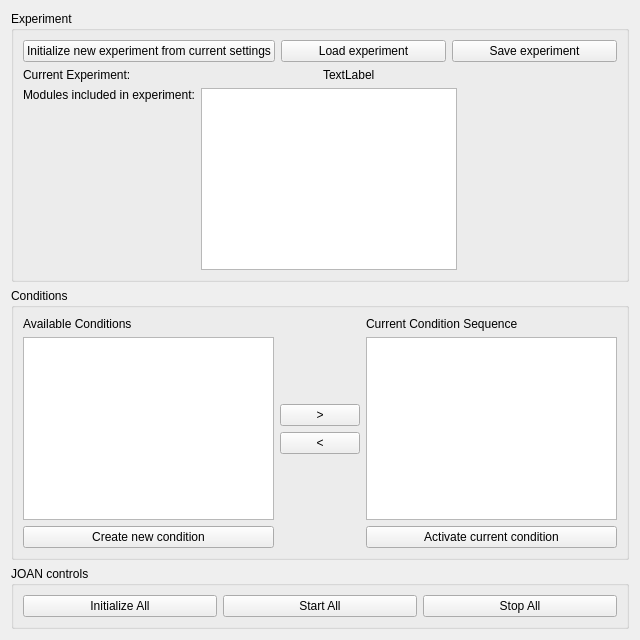
<?xml version="1.0" encoding="UTF-8"?>
<ui version="4.0">
 <class>ExperimentManagerWidget</class>
 <widget class="QWidget" name="ExperimentManagerWidget">
  <property name="geometry">
   <rect>
    <x>0</x>
    <y>0</y>
    <width>640</width>
    <height>640</height>
   </rect>
  </property>
  <property name="windowTitle">
   <string>ExperimentManagerWidget</string>
  </property>
  <layout class="QVBoxLayout" name="verticalLayout_2">
   <item>
    <widget class="QGroupBox" name="groupBox">
     <property name="title">
      <string>Experiment</string>
     </property>
     <layout class="QVBoxLayout" name="verticalLayout_3">
      <item>
       <layout class="QHBoxLayout" name="horizontalLayout_2">
        <item>
         <widget class="QPushButton" name="initializeExperimentPushButton">
          <property name="text">
           <string>Initialize new experiment from current settings</string>
          </property>
         </widget>
        </item>
        <item>
         <widget class="QPushButton" name="loadExperimentPushButton">
          <property name="text">
           <string>Load experiment</string>
          </property>
         </widget>
        </item>
        <item>
         <widget class="QPushButton" name="saveExperimentPushButton">
          <property name="text">
           <string>Save experiment</string>
          </property>
         </widget>
        </item>
       </layout>
      </item>
      <item>
       <layout class="QHBoxLayout" name="horizontalLayout_3">
        <item>
         <widget class="QLabel" name="label">
          <property name="text">
           <string>Current Experiment:</string>
          </property>
         </widget>
        </item>
        <item>
         <widget class="QLabel" name="experimentNameLabel">
          <property name="text">
           <string>TextLabel</string>
          </property>
         </widget>
        </item>
       </layout>
      </item>
      <item>
       <layout class="QHBoxLayout" name="horizontalLayout_4">
        <item>
         <widget class="QLabel" name="label_5">
          <property name="text">
           <string>Modules included in experiment:</string>
          </property>
          <property name="alignment">
           <set>Qt::AlignLeading|Qt::AlignLeft|Qt::AlignTop</set>
          </property>
         </widget>
        </item>
        <item>
         <widget class="QListWidget" name="modulesIncludedListWidget">
          <property name="sizePolicy">
           <sizepolicy hsizetype="Expanding" vsizetype="Preferred">
            <horstretch>0</horstretch>
            <verstretch>0</verstretch>
           </sizepolicy>
          </property>
          <property name="minimumSize">
           <size>
            <width>0</width>
            <height>100</height>
           </size>
          </property>
         </widget>
        </item>
        <item>
         <spacer name="horizontalSpacer">
          <property name="orientation">
           <enum>Qt::Horizontal</enum>
          </property>
          <property name="sizeHint" stdset="0">
           <size>
            <width>40</width>
            <height>20</height>
           </size>
          </property>
         </spacer>
        </item>
       </layout>
      </item>
     </layout>
    </widget>
   </item>
   <item>
    <widget class="QGroupBox" name="horizontalGroupBox">
     <property name="title">
      <string>Conditions</string>
     </property>
     <layout class="QGridLayout" name="gridLayout">
      <item row="3" column="1">
       <layout class="QVBoxLayout" name="verticalLayout">
        <item>
         <spacer name="verticalSpacer_3">
          <property name="orientation">
           <enum>Qt::Vertical</enum>
          </property>
          <property name="sizeHint" stdset="0">
           <size>
            <width>20</width>
            <height>40</height>
           </size>
          </property>
         </spacer>
        </item>
        <item>
         <widget class="QPushButton" name="pushButton_2">
          <property name="sizePolicy">
           <sizepolicy hsizetype="Preferred" vsizetype="Fixed">
            <horstretch>0</horstretch>
            <verstretch>0</verstretch>
           </sizepolicy>
          </property>
          <property name="text">
           <string>&gt;</string>
          </property>
         </widget>
        </item>
        <item>
         <widget class="QPushButton" name="pushButton">
          <property name="sizePolicy">
           <sizepolicy hsizetype="Preferred" vsizetype="Fixed">
            <horstretch>0</horstretch>
            <verstretch>0</verstretch>
           </sizepolicy>
          </property>
          <property name="text">
           <string>&lt;</string>
          </property>
         </widget>
        </item>
        <item>
         <spacer name="verticalSpacer_2">
          <property name="orientation">
           <enum>Qt::Vertical</enum>
          </property>
          <property name="sizeHint" stdset="0">
           <size>
            <width>20</width>
            <height>40</height>
           </size>
          </property>
         </spacer>
        </item>
       </layout>
      </item>
      <item row="3" column="2">
       <widget class="QListWidget" name="currentConditionsListWidget"/>
      </item>
      <item row="1" column="2">
       <widget class="QLabel" name="label_3">
        <property name="text">
         <string>Current Condition Sequence</string>
        </property>
       </widget>
      </item>
      <item row="1" column="0">
       <widget class="QLabel" name="label_2">
        <property name="text">
         <string>Available Conditions</string>
        </property>
       </widget>
      </item>
      <item row="4" column="2">
       <widget class="QPushButton" name="activateConditionPushButton">
        <property name="text">
         <string>Activate current condition</string>
        </property>
       </widget>
      </item>
      <item row="3" column="0">
       <widget class="QListWidget" name="availableConditionsListWidget"/>
      </item>
      <item row="4" column="0">
       <widget class="QPushButton" name="createConditionPushButton">
        <property name="text">
         <string>Create new condition</string>
        </property>
       </widget>
      </item>
     </layout>
    </widget>
   </item>
   <item>
    <widget class="QGroupBox" name="groupBox_2">
     <property name="title">
      <string>JOAN controls</string>
     </property>
     <layout class="QHBoxLayout" name="horizontalLayout">
      <item>
       <widget class="QPushButton" name="initializeAllPushButton">
        <property name="text">
         <string>Initialize All</string>
        </property>
       </widget>
      </item>
      <item>
       <widget class="QPushButton" name="startAllPushButton">
        <property name="text">
         <string>Start All</string>
        </property>
       </widget>
      </item>
      <item>
       <widget class="QPushButton" name="stopAllPushButton">
        <property name="text">
         <string>Stop All</string>
        </property>
       </widget>
      </item>
     </layout>
    </widget>
   </item>
  </layout>
 </widget>
 <resources/>
 <connections/>
</ui>
